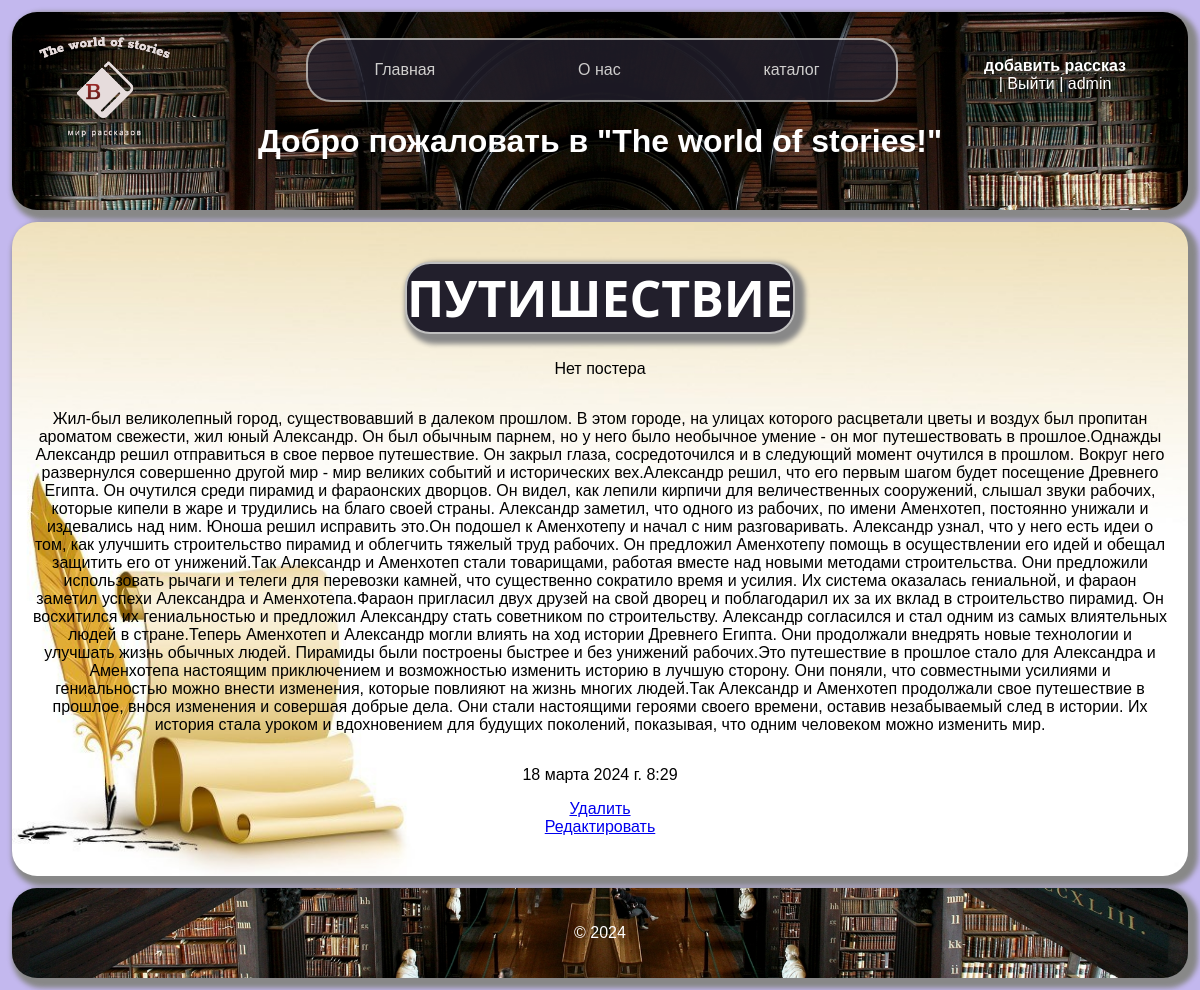
/catalog/1 (signed in), run on the app's committed database.
### my_catalog/models.py (models this page shows, shortened)
class Story(models.Model):
    title = models.CharField(verbose_name='Название', max_length=250)
    summary = models.CharField(verbose_name='Краткое описание', max_length=250, blank=True)
    content = models.TextField(verbose_name='Текст')
    poster = models.ImageField(upload_to='media/', verbose_name='Постер', null=True, blank=True)
    date_publisher = models.DateTimeField(verbose_name='Дата публикации', auto_now=True)
    publisher = models.BooleanField(verbose_name='Публикация', default=True)
    class Meta:
        verbose_name = 'История'
        verbose_name_plural = 'Истории'
        ordering = ['-date_publisher']

### my_catalog/views.py (the view)
# urls.py: path('<int:pk>', views.StoryDetailView.as_view(), name='story-detail'),
class StoryDetailView(DetailView):
    model = Story
    template_name = 'my_catalog/detailview.html'
    context_object_name = 'post'

### my_catalog/templates/my_catalog/detailview.html (shortened to what this page needs)
{% extends 'base.html' %}
{% block content %}
    <div class="features">
        <h1 class="title">{{ post.title }}</h1>
        {% if post.poster %}
            <p><img src="{{ post.poster.url }}" width = '560'   alt="{{ post.title }}"></p>
        {% else %}
            <p>Нет постера</p>
        {% endif %}
        <p class="content">{{ post.content }}</p>
        <p class="datetime">{{ post.date_publisher }}</p>
        {% if  user.is_authenticated%}
            <a href="{% url 'story-delete' post.id %}" class="btn btn-danger">Удалить</a>
            <a href="{% url 'story-update' post.id %}" class="btn btn-warning">Редактировать</a>
        {% else %}
            <h4>Вам надо зарегистрироватся чтобы изменять или удалять статьи!</h4>
        {% endif %}
    </div>
{% endblock %}

### templates/base.html (shortened to what this page needs)
{% load static %}
<!DOCTYPE html>
<html lang="ru">
<head>
    <link rel="stylesheet" href="{% static 'my_blog/css/index.css'%}">
</head>
<body>
    <header>
        <a href="{% url 'home' %}"><img class="logo" src="/static/media/lable_img.png" width="150px" alt="Логотип"><img class="logo" src="/static/media/lable_img.png" width="150px" alt="Логотип"></a>
        <ul>
            <li class="reg">
                    {% if user.is_authenticated %}
                        <p> <strong><a href="{% url 'create' %}" class="creat creat_story">добавить рассказ</a> </strong><br>|
                            <a href="{% url 'users:logout' %}" class="exet">Выйти</a> | {{ user.username }}</p>
                    {% else %}
                        <a href="{% url 'users:login' %}" class="login">Войти</a>
                        <a href="{% url 'users:register' %}" class="regis">Регистрация</a>
                    {% endif %}
                </li>
        </ul>
        <nav>
            <ul>
                <li class="home"><a href="{% url 'home' %}" >Главная</a></li>
                <li class="about"><a href="{% url 'about' %}" >О нас</a></li>
                <li class="catalog"><a href="{% url 'catalog_home' %}" >каталог</a></li>
            </ul>
        </nav>
        <h1 class="hello">Добро пожаловать в "The world of stories!"</h1><br>{{ title }}
    </header>
    <main>
        <section>
            {% block content %}
            {% endblock %}
        </section>
    </main>
    <footer>
        <p>&copy; 2024  {{ title }} </p>
    </footer>
</body>
</html>

### my_blog/static/my_blog/css/index.css (style rules this page uses)
body { font-family: Arial, sans-serif; margin: 0; background: #C3B8EE; }
h1.title { font-size: 50px; text-transform: uppercase; color: #ffffff; background: #221F2C; text-align: center; margin: 0px 100px 10px 100px; font-family: 'Segoe UI', Tahoma, Geneva, Verdana, sans-serif; font-weight: bold; border-radius: 25px; border: 2px silver solid; box-shadow: 5px 5px 5px 5px #888888; }
header { background-color: #333; background-image: url("/static/media/library_in_a_newStyle.jpeg"); background-size: cover; background-repeat: no-repeat; color: #fff; text-align: center; padding: 10px 0; margin: 1% 1% 0 1%; border-radius: 25px; box-shadow: 5px 5px 5px 5px #888888; }
.logo { position: absolute; right: 85%; }
li.reg { position: absolute; left: 82%; bottom: 89%; list-style-type: none; }
li.reg a { color: white; text-decoration: none; }
nav { background-color: #221F2C; box-shadow: white; width: 50%; opacity: 0.8; color: #fff; text-align: center; padding: 5px 0; position: relative; left: 25%; border-radius: 25px; border: 2px silver solid; }
nav ul { list-style-type: none; padding: 0; display: flex; justify-content: space-around; }
nav ul li { display: inline; margin-right: 10px; }
nav a { color: #fff; text-decoration: none; }
main { padding: 20px; background: url("/static/media/fon.jpg") #FFBC73 no-repeat ; background-size: cover; background-position: bottom; height: 100%; margin: 1%; text-align: center; color: #28243B; border-radius: 25px; box-shadow: 5px 5px 5px 5px #888888; }
section { margin-bottom: 20px; }
footer { background-color: #333; background-image: url("/static/media/library_in_a_newStyle.jpeg"); background-size: cover; background-repeat: no-repeat; background-position: bottom; color: #fff; text-align: center; padding: 20px 0; margin: 0 1% 1% 1%; border-radius: 25px; box-shadow: 5px 5px 5px 5px #888888; height: 100%; }
.features { display: flex; flex-direction: column; flex-wrap: wrap; align-items: center; color: black; }

### data on the page
Story: title "ПУТИШЕСТВИЕ", content "Жил-был великолепный город, существовавший в далеком прошлом. В этом городе, на улицах которого расцветали цветы и воздух был пропитан ароматом свежести, жил юный Александр. Он был обычным парнем, но у него было необычное умение - он мог путешествовать в прошлое.Однажды Александр решил отправиться в свое первое путешествие. Он закрыл глаза, сосредоточился и в следующий момент очутился в прошлом. Вокруг него развернулся совершенно другой мир - мир великих событий и исторических вех.Александр решил, что его первым шагом будет посещение Древнего Египта. Он очутился среди пирамид и фараонских дворцов. Он видел, как лепили кирпичи для величественных сооружений, слышал звуки рабочих, которые…", date_publisher "18 марта 2024 г. 8:29"

### other printed values
{{ user.username }} "admin"
